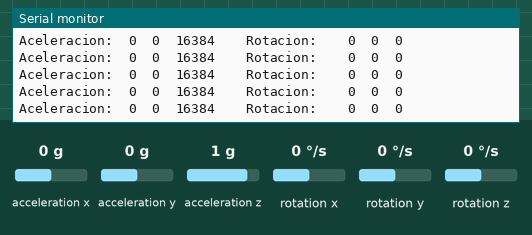
Simulated run of this program. Board: Arduino Nano, built with avr-gcc and run on an emulated ATmega328P. Shown: the last lines printed to the serial monitor. Inputs (shaded band) come from the test bench; at power-on: acceleration x 0 g, acceleration y 0 g, acceleration z 1 g, rotation x 0 °/s, rotation y 0 °/s, rotation z 0 °/s.

Above: at 1.2 s.
1.3 s: acceleration x set to -1.4 g
At 1.44 s:
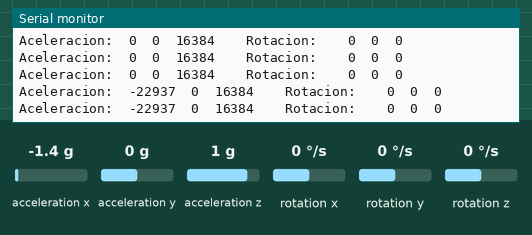
4.3 s: acceleration y set to -1.4 g
At 4.47 s:
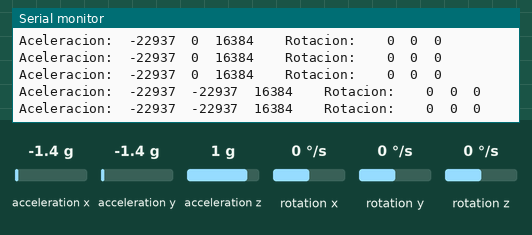
7.3 s: acceleration z set to -1.4 g
At 7.33 s:
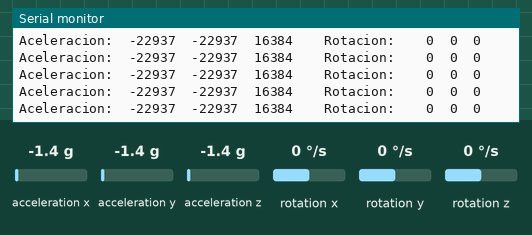
10.3 s: rotation x set to 100 °/s
At 10.47 s:
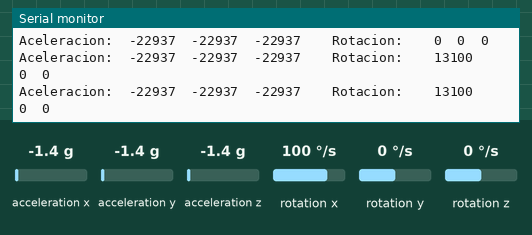
13.3 s: rotation y set to 100 °/s
At 13.44 s:
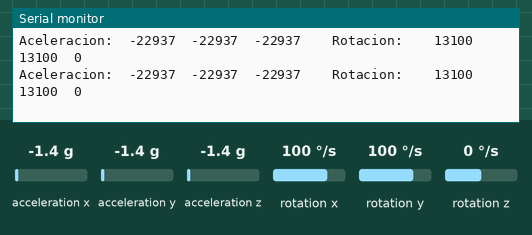
16.3 s: rotation z set to 100 °/s
At 16.48 s:
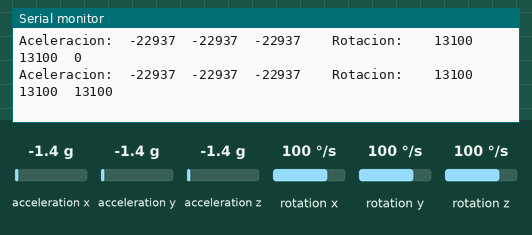

Measured:
- after the input at 1.3 s, the serial monitor: prints a new line after 0.07 s (image 1)
- after the input at 4.3 s, the serial monitor: prints a new line after 0.10 s (image 2)
- after the input at 10.3 s, the serial monitor: prints a new line after 0.11 s (image 4)
- after the input at 13.3 s, the serial monitor: prints a new line after 0.07 s (image 5)
- after the input at 16.3 s, the serial monitor: prints a new line after 0.12 s (image 6)

The program:

main.cpp
```cpp
#include <Arduino.h>
#include <MPU6050.h>
#include <I2Cdev.h>
#include <Wire.h>

#define MPU 0x68    //MPU6050 i2c direccion

MPU6050 mpu;
int16_t AcX, AcY, AcZ, GyX, GyY, GyZ;

boolean contexto=1;

void setup() {

  Wire.begin();
  Serial.begin(9600);

  mpu.initialize();

  Serial.println(mpu.testConnection() ? "MPU6050 is ready":"MPU6050 error");
}

void loop() {
  mpu.getAcceleration(&AcX, &AcY, &AcZ);
  mpu.getRotation(&GyX, &GyY, &GyZ);

  Serial.print("Aceleracion:\t");
  Serial.print(AcX); Serial.print("\t");
  Serial.print(AcY); Serial.print("\t");
  Serial.print(AcZ); Serial.print("\t\tRotacion:\t\t");
  Serial.print(GyX); Serial.print("\t");
  Serial.print(GyY); Serial.print("\t");
  Serial.println(GyZ);
}
```
